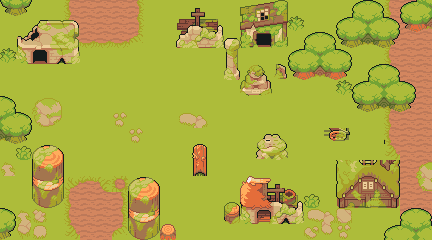

Tiled map render using the project's own tile images. Description and the map definition, with tile-layer contents summarised, below:
An orthogonal 27x15 tile map with 16x16 px tiles, 3 tile layers (background, obstacle, fore1), 4 tilesets and 8 objects (2x portal_trigger, Player).

<map version="1.10" tiledversion="1.12.2" orientation="orthogonal" renderorder="right-down" width="27" height="15" tilewidth="16" tileheight="16" infinite="0" nextlayerid="8" nextobjectid="19">
 <tileset firstgid="1" source="TilesetFloor.tsx" />
 <tileset firstgid="573" source="TilesetVillageAbandoned.tsx" />
 <tileset firstgid="813" source="Tree.tsx" />
 <tileset firstgid="817" source="objects.tsx" />
 <layer id="1" name="background" width="27" height="15">
  <data>[405 cells, 405 non-empty, 11 distinct tile ids]</data>
 </layer>
 <layer id="2" name="obstacle" width="27" height="15">
  <data>[405 cells, 123 non-empty, 90 distinct tile ids]</data>
 </layer>
 <objectgroup id="6" name="trigger">
  <object id="12" name="portal_trigger" x="80.1381" y="0.465919" width="47.9896" height="15.3753">
   <properties>
    <property name="targetMap" value="VILLAGE" />
    <property name="targetX" type="float" value="296" />
    <property name="targetY" type="float" value="678" />
   </properties>
  </object>
  <object id="13" x="106.695" y="32.1484">
   <point />
  </object>
  <object id="17" name="portal_trigger" x="63.8309" y="222.709" width="60.5695" height="16.3072">
   <properties>
    <property name="targetMap" value="JUNGLEMAP2" />
    <property name="targetX" type="float" value="95.979292494" />
    <property name="targetY" type="float" value="34.477998274" />
   </properties>
  </object>
  <object id="18" x="95.5134" y="211.993">
   <point />
  </object>
 </objectgroup>
 <objectgroup id="4" name="objects">
  <object id="14" name="Player" gid="818" x="90.2295" y="49.5462" width="32" height="32">
   <properties>
    <property name="camFollow" type="bool" value="true" />
    <property name="controller" type="bool" value="true" />
   </properties>
  </object>
 </objectgroup>
 <objectgroup id="3" name="Object Layer 1">
  <object id="9" gid="814" x="34.5" y="62.5" width="12" height="8" />
  <object id="10" gid="814" x="250" y="93" width="12" height="8" />
  <object id="11" gid="814" x="282.5" y="197" width="12" height="8" />
 </objectgroup>
 <layer id="7" name="fore1" width="27" height="15">
  <data>[405 cells, 50 non-empty, 31 distinct tile ids]</data>
 </layer>
</map>
